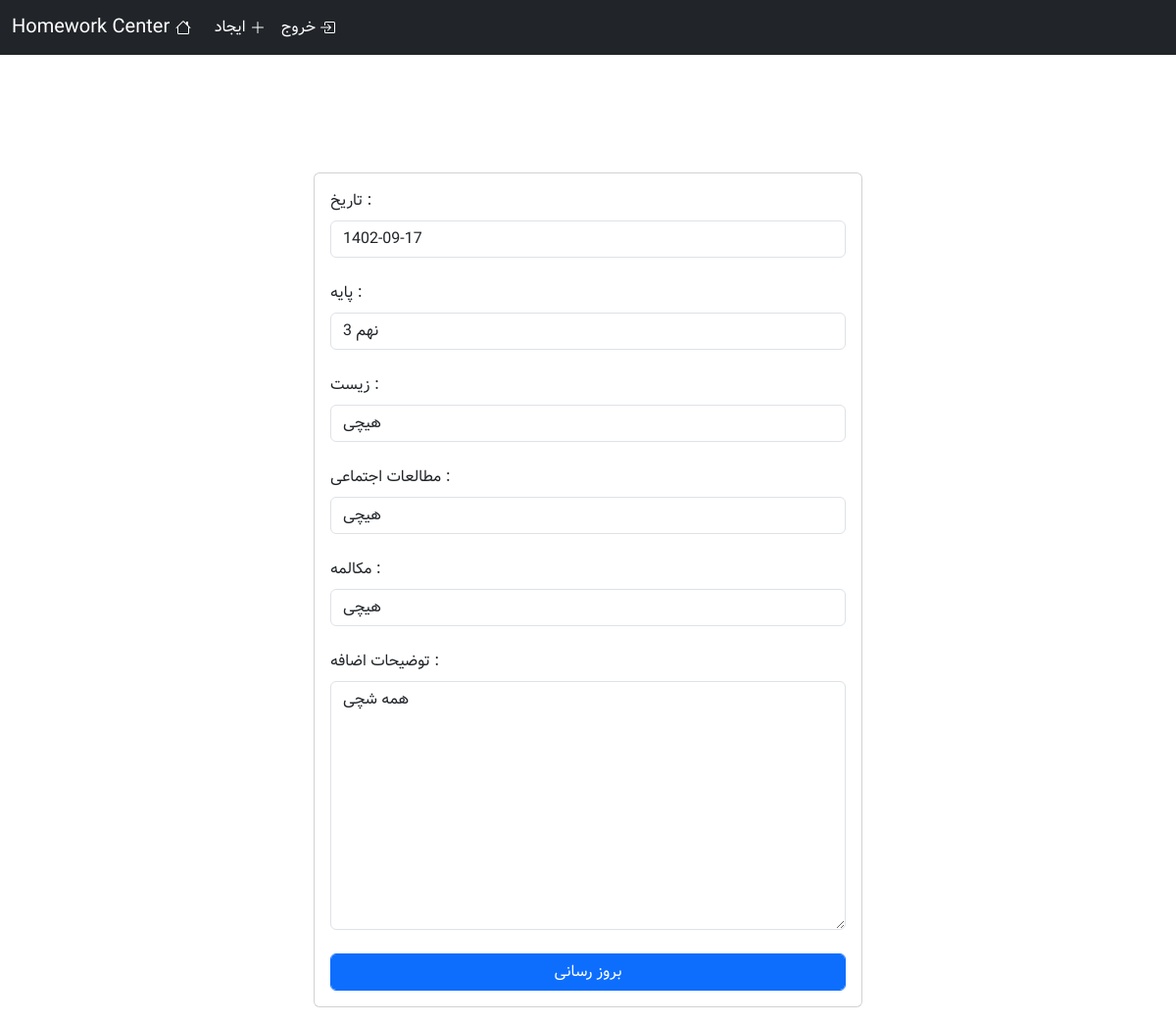
The app's page /homework/edit/1/ (signed in) with its own data.
### homework/models.py (models this page shows, shortened)
class WriteHomework(models.Model):
    date = models.DateField(blank=False)
    grade = models.CharField(max_length=50 , blank=False)
    math = models.CharField(max_length=100 , blank=True)
    literature = models.CharField(max_length=100 , blank=True)
    biology = models.CharField(max_length=100 , blank=True)
    physics = models.CharField(max_length=100 , blank=True)
    religious = models.CharField(max_length=100 , blank=True)
    Defense_readiness = models.CharField(max_length=100 , blank=True)
    Social_studies = models.CharField(max_length=100 , blank=True)
    english = models.CharField(max_length=100 , blank=True)
    conversation = models.CharField(max_length=100 , blank=True)
    arabic = models.CharField(max_length=100 , blank=True)
    quran = models.CharField(max_length=100 , blank=True)
    writeing = models.CharField(max_length=100 , blank=True)
    art = models.CharField(max_length=100 , blank=True)
    more_description = models.TextField(max_length=250,blank=True)

### homework/views.py (the view, shortened to what this page needs)
# urls.py: path('edit/<int:postid>/',views.EditHomework.as_view(),name='edit_homeowork_page'),
class EditHomework(LoginRequiredMixin,View):
    form_class = forms.EditHomeworkForm
    template_name = 'homework/edithomeworkpage.html'
    def setup(self, request, *args, **kwargs):
        self.post_instance = get_object_or_404(models.WriteHomework, pk=kwargs['postid'])
        return super().setup(request, *args, **kwargs)
    def dispatch(self, request, *args, **kwargs):
        if not request.user.is_staff:
            messages.error(request,'فقط ادمین ها اجازه دسترسی به این بخش را دارند','danger')
            return redirect('main_page')
        return super().dispatch(request, *args, **kwargs)
    def get(self, request, *args, **kwargs):
        post = self.post_instance
        form = self.form_class(instance=post)
        return render(request, self.template_name, {"form": form})

### homework/templates/homework/edithomeworkpage.html (shortened to what this page needs)
{% extends "base.html" %}
{% block head %}
    <link rel="stylesheet" href="/static/css/card-style.css">
{% endblock head %}
{% block body %}
    <form action="" method="post">
        <div class='card mx-auto rounded margin_top'>
            <div class='card-body'>
                {% for field in form %}
                    {% if field.value != "" %}
                        <label for="{{field.id_for_label}}">{{field.label}} : </label>
                        {{field}}<br>
                    {% else %}
                        {% if field.label == 'More description' %}
                            <label for="{{ field.id_for_label }}">{{ field.label }} :</label>
                            {{ field }}<br>
                        {% endif %}
                    {% endif %}
                {% endfor %}
                <input type="submit" value="بروز رسانی" class="btn btn-primary form-control">
            </div>
        </div>
    </form>
{% endblock body %}

### static/css/card-style.css (style rules this page uses)
@media (min-width: 768px) { .card { width: 35rem; margin: auto; } }
.card-body label { display: block; margin-bottom: 8px; }
.margin_top { margin-top: 10%; }

### records on screen
WriteHomework: form "1402-09-17" "نهم 3" "هیچی" "هیچی" "هیچی" "همه شچی"

### other values on screen
{{ field.label }} "تاریخ" "پایه" "زیست" "مطالعات اجتماعی" "مکالمه" "توضیحات اضافه"
